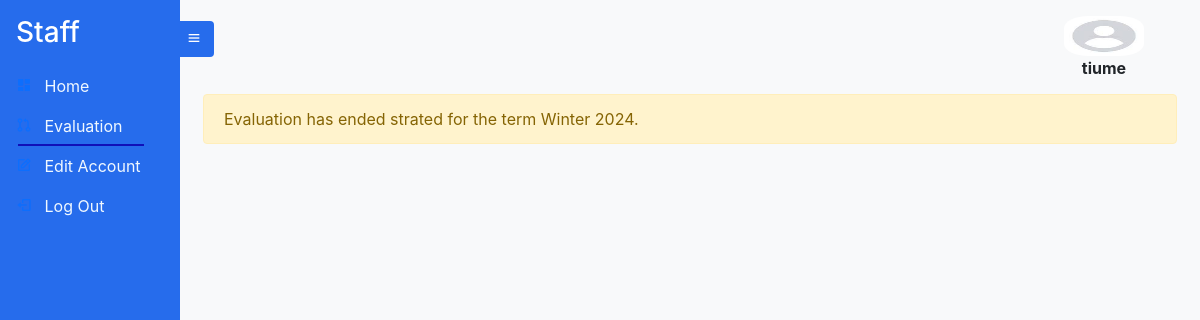
Before: /evaluatepage (signed in) with the older database file.
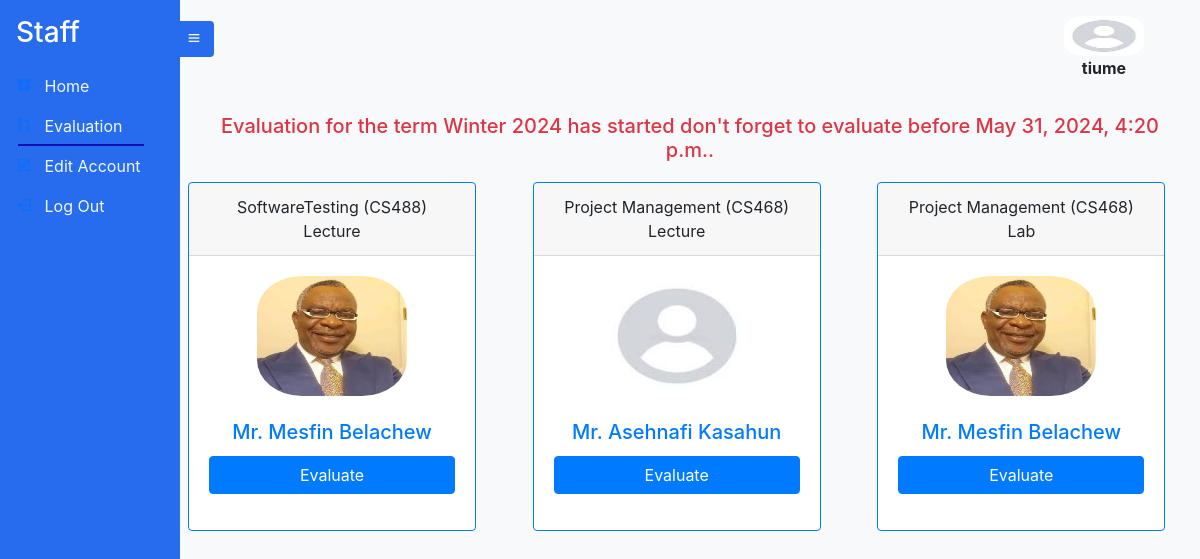
After: the same page with the newer database file.
### Account/models.py (models this page shows)
class Account(AbstractUser):
    Role = models.CharField(max_length=25, null=True , choices=rolechoice ,  blank=True)
    email = models.EmailField(
        verbose_name='email address',
        max_length=255,
        unique=True,
    )

### Course/models.py (models this page shows, shortened)
class Term(models.Model):
    Term_id = models.UUIDField(default=uuid.uuid4, unique=True, primary_key=True, editable=False)
    Season = models.CharField(max_length=10, null=True, choices=season_choices, blank=True)
    current_year = datetime.now().year
    Year = models.IntegerField(
        default=current_year,
        validators=[
            MinValueValidator(current_year),
            MaxValueValidator(current_year + 1)
        ],
    )
    Evaluation_Start_Date = models.DateTimeField(null=True, blank=True ,
                                                 validators=[MinValueValidator(limit_value=timezone.now())])
    Evaluation_End_Date = models.DateTimeField(null = True , blank=True ,
                                               validators=[MinValueValidator(limit_value=timezone.now())])
    Courses_Given = models.ManyToManyField(Course)
    EvaluationDone = models.BooleanField(null=True, blank=True , default=False)

class CourseInstructor(models.Model):
    Instructors = models.ForeignKey(Instructor , on_delete=models.CASCADE)
    Course = models.ForeignKey(Course, on_delete=models.CASCADE)
    CourseType = models.CharField(max_length=10 , null=True ,  choices=coursetype , blank=True)
    Batch = models.ForeignKey(Batch , on_delete=models.CASCADE ,null=True , blank=True)

class Course(models.Model):
    Course_id =  models.CharField(max_length=20 , unique=True,primary_key=True)
    CourseName = models.CharField(max_length=50 , null=True , blank=True)
    CreditHour = models.IntegerField(null=True , blank=True , validators=[MinValueValidator(1)])
    Department = models.CharField(max_length=20 , null=True ,  choices=department , blank=True)

### Instructor/models.py (models this page shows, shortened)
class Instructor(models.Model):
    Instructor_id =  models.CharField(max_length=20 , unique=True,primary_key=True)
    Title = models.CharField(max_length=10 , null=True ,  choices=titlechoice , blank=True)
    FirstName = models.CharField(max_length=20 , null=True , blank=True)
    LastName =  models.CharField(max_length=20 , null=True , blank=True)
    Sex = models.CharField(max_length=25, null=True , choices=genderchoice ,  blank=True)
    ProfilePic= models.FileField(null=True, blank=True, upload_to='profilepic/', default="profilepic/defaultprofile.jpeg")

### Staff/views.py (the view, shortened to what this page needs)
# urls.py: path('evaluatepage' , staff_evaluate_page , name='evaluate_staff'),
def staff_evaluate_page(request):
    term = None
    try:
        term = Term.objects.get(EvaluationDone = False)
    except:
        term = None
    evaluation_started = False
    evaluation_ended = False
    if(term.Evaluation_Start_Date <= timezone.now()): #check if evaluation started
        print('evaluation started')
        evaluation_started = True
    if(term.Evaluation_End_Date < timezone.now()): #check if evaluation ended
        print('evaluation ended')
        evaluation_ended = True
    staff = Staff.objects.get(Account_id=request.user)
    student_enrollments = StudentCourseEnrollment.objects.filter(term=term)
    courses = []
    staff_evaluation_result = StaffEvaluationResult.objects.filter(Staff_id = staff)
    evaluated_courses_types = []
    evaluated_instructors = {}
    course_instructors = []
    courses_data = []
    for enrollment in student_enrollments:
        if enrollment.course not in courses:
            courses.append(enrollment.course)
            instructors_data = []
            for courseinstructors in CourseInstructor.objects.filter(Course = enrollment.course ):
                course_instructors.append(courseinstructors)
                instructor_info = {
                'name': f'{courseinstructors.Instructors.FirstName} {courseinstructors.Instructors.LastName}',
                'title': courseinstructors.Instructors.Title,
                'instructor_id':courseinstructors.Instructors.Instructor_id ,
                'profile_pic': courseinstructors.Instructors.ProfilePic.url if courseinstructors.Instructors.ProfilePic else None,
                }
            course_data = {
            'course_name': enrollment.course.CourseName,
            'course_id':enrollment.course.Course_id,
            'instructors': instructors_data,
            'evaluate_url': f'/evaluate/{enrollment.id}/',  # Replace with the actual URL for evaluation
            }
            courses_data.append(course_data)
    context = {
        'courses_data': courses_data,
        'term': term,
        'active_page':'evaluation',
        'staff':staff,
        'evaluated_courses_types':evaluated_courses_types,
        'course_instructors':course_instructors,
        'evaluated_instructors':evaluated_instructors,
        'evaluation_started':evaluation_started,
        'evaluation_ended':evaluation_ended,
    }
    return render(request, 'staff/evaluate.html', context)

### Student/custom_filters.py (called while the page is built)
@register.filter(name='dict_lookup')
def dict_lookup(dictionary, key):
    return dictionary.get(key)

### templates/staff/evaluate.html (shortened to what this page needs)
{% extends 'staff/staff.html' %}
{% load dict_lookup %}
{% block content %}
        {% if term %}
          {% if evaluation_started == True and evaluation_ended == False %}
          {% if  course_instructors %}
          <div class="card-body text-danger text-center">
        <h5 class="card-text">Evaluation for the term {{ term.Season }} {{ term.Year }} has started don't forget to evaluate before {{term.Evaluation_End_Date}}.
        </h5>
        </div>
      <div class="row">
        {% for course in course_instructors %}
        <div class="col-md-4 mb-4">
          <div class="text-center">
            {% with coursename=course.Course.CourseName %}
            {% with name_type=coursename|add:course.CourseType %}
            {% if course.Instructors.Instructor_id in evaluated_instructors|dict_lookup:name_type and course.CourseType in evaluated_instructors|dict_lookup:name_type and course.Course.CourseName in  evaluated_instructors|dict_lookup:name_type %}
        <div class="card border-success mb-3" style="max-width: 18rem;">
        {% else %}
        <div class="card border-primary mb-3" style="max-width: 18rem;">
        {% endif %}
        <div class="card-header">{{ course.Course.CourseName }} ({{ course.Course.Course_id }}) {{course.CourseType}}</div>
        {% if course.Instructors.Instructor_id in evaluated_instructors|dict_lookup:name_type and course.CourseType in evaluated_instructors|dict_lookup:name_type and course.Course.CourseName in  evaluated_instructors|dict_lookup:name_type %}
      <div class="card-body text-success">
        {% else %}
        <div class="card-body text-primary">
          {% endif %}
          <p class="card-text">
            {% if course.Instructors.ProfilePic %}
            <img src="{{ course.Instructors.ProfilePic.url }}" alt="{{ instructor.FirstName }} Profile Pic" class="img-fluid mb-2" style="height: 120px; width: 150px; border-radius: 30%;">
            {% endif %}
          </p>
          <h5 class="card-title">{{ course.Instructors.Title }} {{ course.Instructors.FirstName }} {{ course.Instructors.LastName }}</h5>
          <div class="mb-3 d-md-flex">
            {% if course.Instructors.Instructor_id in evaluated_instructors|dict_lookup:name_type and course.CourseType in evaluated_instructors|dict_lookup:name_type and course.Course.CourseName in  evaluated_instructors|dict_lookup:name_type %}
            <a href="#" class="btn btn-success w-100 max-width-300 disabled">Evaluated</a>
            {% else %}
            <a href="{% url 'staff_evaluate_course' staff.Staff_id course.Course.Course_id course.Instructors.Instructor_id course.CourseType %}" class="btn btn-primary w-100 max-width-300">Evaluate</a>
            {% endif %}
            {% endwith %}
            {% endwith %}
          </div>
                </div>
              </div>
            </div>
          </div>
        {% endfor %}
      </div>
    {% else %}
      <p class="text-muted text-center">No enrolled courses for the selected term.</p>
    {% endif %}
    {% elif evaluation_started == True and evaluation_ended == True  %}
    <div class="col-12">
      <div class="alert alert-warning" role="alert">
         Evaluation has ended strated for the term  {{ term.Season }} {{ term.Year }}.
       </div>
    </div>
    {% elif evaluation_started == False %}
    <div class="col-12">
      <div class="alert alert-warning" role="alert">
         Evaluation has not strated for the term  {{ term.Season }} {{ term.Year }}.
       </div>
    </div>
    {% endif %}
    {% else %}
    <div class="col-12">
      <div class="alert alert-warning" role="alert">
         Evaluation has not strated please wait!.
       </div>
    </div>
    {% endif %}
{% endblock %}

### templates/staff/staff.html
{% extends 'sidebarbase.html' %}
{% block content1 %}
  <div class="side-navbar active-nav d-flex justify-content-between flex-wrap flex-column" id="sidebar">
    <ul class="nav flex-column text-white w-100">
      <a href="#" class="nav-link h3 text-white my-2">
        Staff
      </a>
      <li class="nav-link {% if active_page == 'home' %}active{% endif %}">
        <i class="bx bxs-dashboard"></i>
        <span class="mx-2"><a class="inner-anchor" href="{% url 'staffhomepage' %}"> Home</a></span>
      </li>
      <li class="nav-link {% if active_page == 'evaluation' %}active{% endif %}">
        <i class="bx bx-git-pull-request"></i>
        <span class="mx-2"><a class="inner-anchor" href="{% url 'evaluate_staff' %}">Evaluation</a></span>
      </li>
      <li class="nav-link {% if active_page == 'editaccount' %}active{% endif %}">
        <i class="bx bx-edit"></i>
        <span class="mx-2"><a class="inner-anchor" href="{% url 'editpassword' %}"> Edit Account</a></span>
      </li>
      <li class="nav-link {% if active_page == 'logout' %}active{% endif %}">
        <i class="bx bx-log-out"></i>
        <span class="mx-2"><a class="inner-anchor" href="{% url 'logout' %}" > Log Out </a></span>
      </li>
    </ul>
  </div>
  <div class="p-2 active-cont my-container overflow-hidden">
    <nav class="navbar top-navbar navbar-light bg-light px-5">
      <a class="btn border-0" id="menu-btn"><i class="bx bx-menu"></i></a>
      <figure id="image" style="height: 30px; background-color: white">
        <img src="/static/images/profilePic/defaultprofile.jpeg" style="height: 40px; width: 80px; border-radius: 30%;">
        <figcaption style="text-align: center;"><b>{{user.username}}</b></figcaption>
      </figure>
    </nav>
    <br>
    {% block content %}
    {% endblock %}
{% endblock %}

### templates/sidebarbase.html (shortened to what this page needs)
<!DOCTYPE html>
{% load static %}
<html lang="en">
<head>
  <link href="https://cdn.jsdelivr.net/npm/bootstrap@5.0.0-beta2/dist/css/bootstrap.min.css" rel="stylesheet" />
  <link href="https://cdn.jsdelivr.net/npm/boxicons@2.0.5/css/boxicons.min.css" rel="stylesheet" />
  <link rel="stylesheet" href="https://stackpath.bootstrapcdn.com/bootstrap/4.5.0/css/bootstrap.min.css">
<link href="https://code.jquery.com/ui/1.12.1/themes/ui-lightness/jquery-ui.css" rel="stylesheet" type="text/css" />
  <link  href="{% static 'styles/sidebar.css' %}" rel="stylesheet">
</head>
<body>
  {% block content1 %}
  {% endblock content1 %}
</body>
</html>

### static/styles/sidebar.css (style rules this page uses)
* { margin: 0; padding: 0; box-sizing: border-box; }
body { min-height: 100vh; background-color:#f8f9fa; }
.side-navbar { width: 180px; height: 100%; position: fixed; margin-left: -300px; background-color:rgb(38, 108, 236); transition: 0.5s; }
.active-nav { margin-left: 0; }
.active-cont { margin-left: 180px; }
#menu-btn { background-color:rgb(38, 108, 236); color: #fff; margin-left: -62px; }
#image { max-width: 300px; height: 80px; border-radius: 50%; top: 10px; right: 0px; }
.inner-anchor { color: aliceblue; text-decoration: black; }
.bg-light { background-color: rgb(38, 108, 236);; }
.nav-link.active { position: relative; }
.nav-link.active:after { content: ''; position: absolute; bottom: 0; left: 10%; width: 70%; height: 2px; background-color: rgb(16, 16, 185); }

Changed rows visible on the page:
changed Term "Winter": Evaluation_End_Date (not shown) → "May 31, 2024, 4:20 p.m."
now on this page (row unchanged): CourseInstructor: Course.CourseName "SoftwareTesting", Course.Course_id "CS488", CourseType "Lecture", Instructors.ProfilePic (picture), Instructors.Title "Mr.", Instructors.FirstName "Mesfin", Instructors.LastName "Belachew", shows "Evaluate"
now on this page (row unchanged): CourseInstructor: Course.CourseName "Project Management", Course.Course_id "CS468", CourseType "Lecture", Instructors.ProfilePic (placeholder picture), Instructors.Title "Mr.", Instructors.FirstName "Asehnafi", Instructors.LastName "Kasahun", shows "Evaluate"
now on this page (row unchanged): CourseInstructor: Course.CourseName "Project Management", Course.Course_id "CS468", CourseType "Lab", Instructors.ProfilePic (picture), Instructors.Title "Mr.", Instructors.FirstName "Mesfin", Instructors.LastName "Belachew", shows "Evaluate"
Other visible differences:
text no longer shown: "Evaluation has ended strated for the term"
text now shown: "Evaluation for the term has started don't forget to evaluate before"
